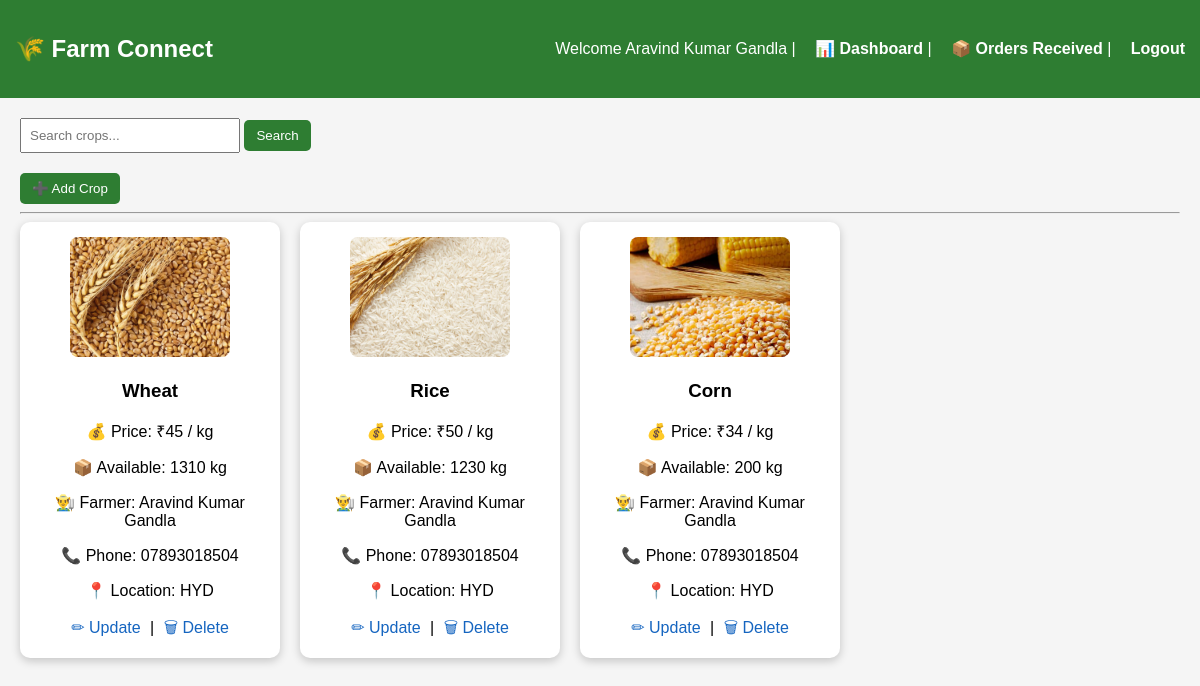
Before: /market (signed in) with the older database file.
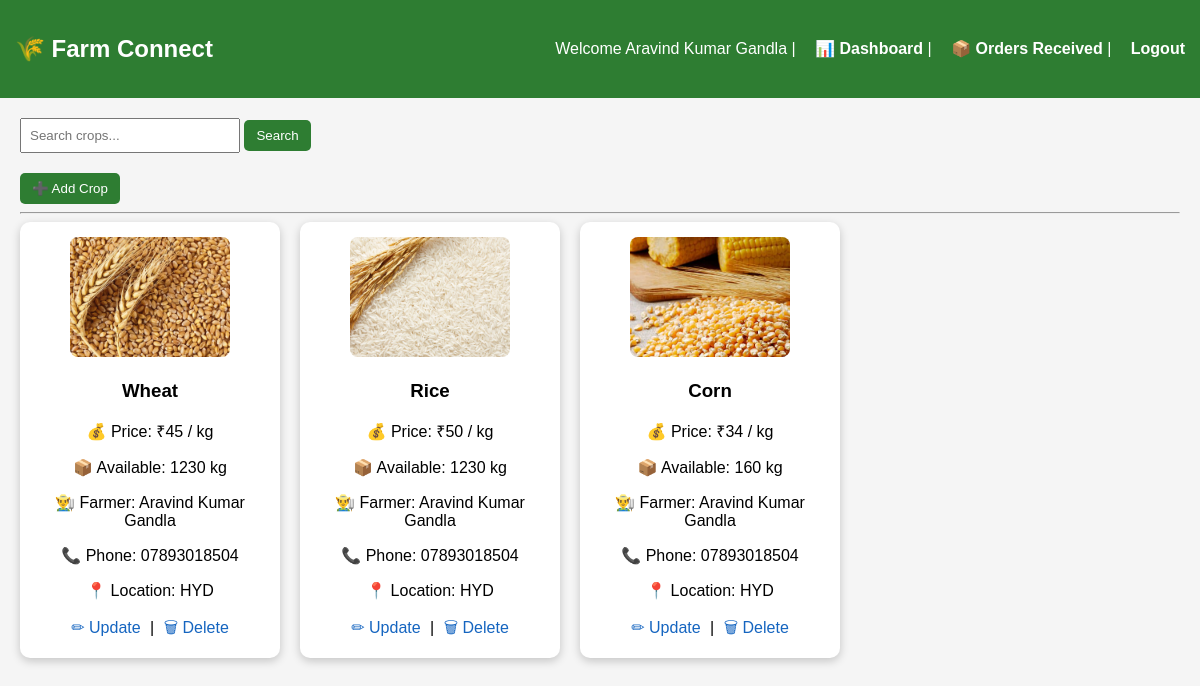
After: the same page with the newer database file.
### tables this page shows
CREATE TABLE crops(
        id INTEGER PRIMARY KEY AUTOINCREMENT,
        name TEXT,
        price INTEGER,
        quantity INTEGER,
        image TEXT,
        farmer TEXT,
        phone TEXT,
        location TEXT
    );

### app.py (the view, shortened to what this page needs)
@app.route("/market")
def market():
    if "user" not in session:
        return redirect("/login")
    search = request.args.get("search")
    conn = sqlite3.connect("farmer.db")
    cur = conn.cursor()
    if session.get("role") == "farmer":
        if search:
            cur.execute("""
                SELECT * FROM crops
                WHERE farmer=? AND name LIKE ?
            """, (session["user"], '%' + search + '%'))
        else:
            cur.execute("""
                SELECT * FROM crops
                WHERE farmer=?
            """, (session["user"],))
    crops = cur.fetchall()
    conn.close()
    return render_template("market.html", crops=crops)

### templates/market.html (shortened to what this page needs)
<!DOCTYPE html>
<html>
<head>
</head>
<body>
    <div class="header">
        <h2>🌾 Farm Connect</h2>
        <div>
            Welcome {{ session.get('user') }}
            {% if session.get('role') == 'farmer' %}
            | <a href="/dashboard">📊 Dashboard</a>
            | <a href="/farmer_orders">📦 Orders Received</a>
            {% endif %}
            | <a href="/logout">Logout</a>
        </div>
    </div>
    <div class="container">
        <div class="search">
            <form method="GET" action="/market">
                <input type="text" name="search" placeholder="Search crops..." style="padding:8px;width:200px;">
                <button type="submit">Search</button>
            </form>
        </div>
        {% if session.get('role') == 'farmer' %}
        <a href="/add_crop"><button>➕ Add Crop</button></a>
        {% endif %}
        <hr>
        <div class="cards">
            {% for crop in crops %}
            <div class="card">
                {% if crop[4] %}
                <img src="{{ url_for('static', filename='uploads/' + crop[4]) }}">
                {% else %}
                <p>No Image</p>
                {% endif %}
                <h3>{{ crop[1] }}</h3>
                <p>💰 Price: ₹{{ crop[2] }} / kg</p>
                <p>📦 Available: {{ crop[3] }} kg</p>
                <p>👨‍🌾 Farmer: {{ crop[5] }}</p>
                <p>📞 Phone: {{ crop[6] }}</p>
                <p>📍 Location: {{ crop[7] }}</p>
                {% if session.get('role') == 'farmer' and crop[5] == session.get('user') %}
                <div class="action-links">
                    <a href="/update/{{ crop[0] }}">✏ Update</a> |
                    <a href="/delete/{{ crop[0] }}" onclick="return confirm('Are you sure to delete this crop?');">🗑
                        Delete</a>
                </div>
                {% endif %}
            </div>
            {% endfor %}
        </div>
    </div>
</body>
</html>

### templates/market.html (style rules this page uses)
body { font-family: Arial; background: #f5f5f5; margin: 0; }
.header { background: #2e7d32; color: white; padding: 15px; display: flex; justify-content: space-between; align-items: center; }
.header a { color: white; margin-left: 15px; text-decoration: none; font-weight: bold; }
.container { padding: 20px; }
.search { margin-bottom: 20px; }
.cards { display: flex; flex-wrap: wrap; gap: 20px; }
.card { background: white; border-radius: 10px; padding: 15px; width: 230px; box-shadow: 0 3px 10px rgba(0, 0, 0, 0.2); text-align: center; transition: 0.2s; }
.card img { width: 160px; height: 120px; object-fit: cover; border-radius: 8px; }
button { background: #2e7d32; color: white; border: none; padding: 8px 12px; border-radius: 5px; cursor: pointer; }
.action-links a { text-decoration: none; margin: 5px; color: #1565c0; }

Changed rows visible on the page:
changed crops "Wheat": quantity "1310" → "1230"
changed crops "Corn": quantity "200" → "160"
